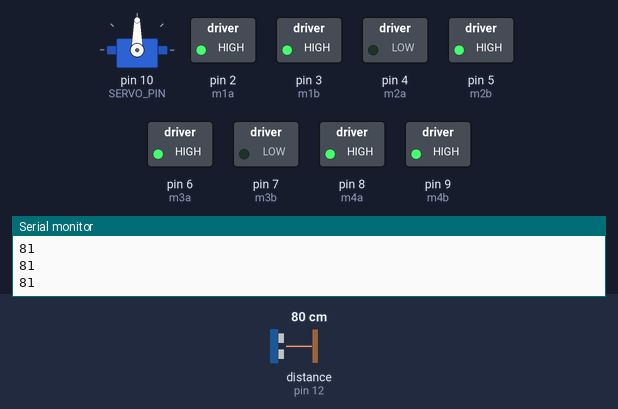
Bench run of a sketch on a simulated Arduino Uno, built with avr-gcc and run on an emulated ATmega328P. On the bench: servo, switched loads named in the sketch (green lamp = pin HIGH), the last lines printed to the serial monitor. The test bench sets the inputs (shaded band); at power-on: distance to the obstacle (sensor on pin 12) 80 cm. The echo pulse lasts 58.3 µs per cm.

Above: at 4.2 s.
4.3 s: distance to the obstacle (sensor on pin 12) set to 16 cm
5.8 s: distance to the obstacle (sensor on pin 12) set to 13 cm
At 8.1 s:
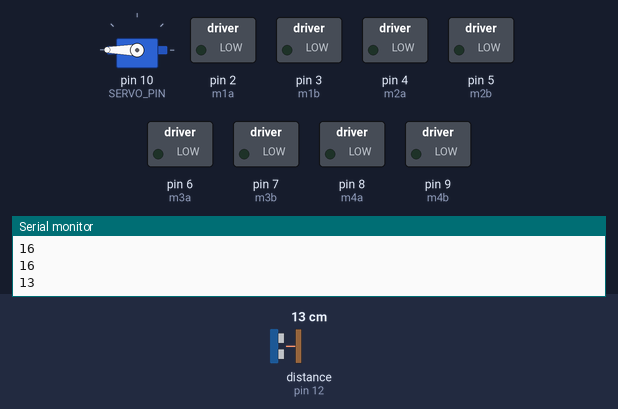
8.8 s: distance to the obstacle (sensor on pin 12) set to 18 cm
At 9.9 s:
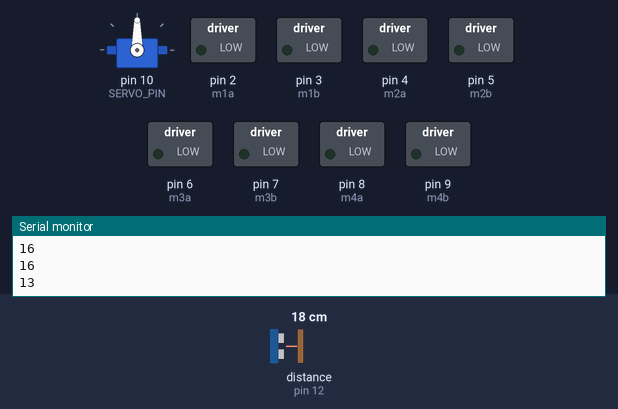
11.8 s: distance to the obstacle (sensor on pin 12) set to 2 cm
At 14.7 s:
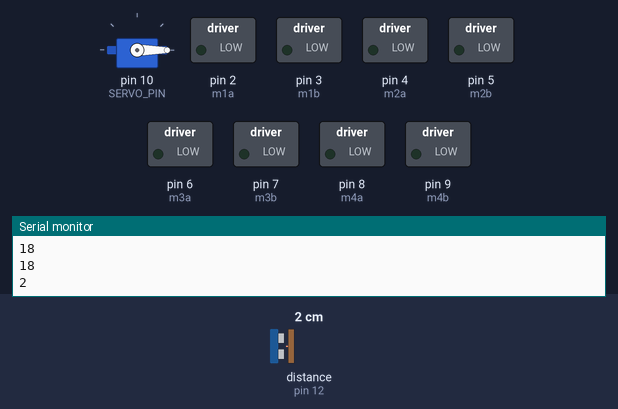
14.8 s: distance to the obstacle (sensor on pin 12) set to 4 cm
Timing chart, 0 to 28.8 s (numbered marks = the images above; inputs shaded):
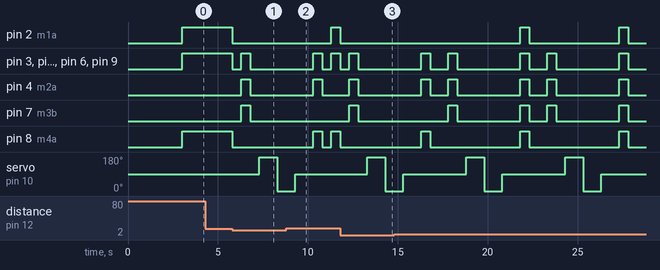

The sketch:

arduino_code.ino
```cpp
#include <Servo.h>
#include <NewPing.h>

#define SERVO_PIN 10
#define ULTRASONIC_SENSOR_TRIG 11
#define ULTRASONIC_SENSOR_ECHO 12
#define MAX_REGULAR_MOTOR_SPEED 75
#define MAX_MOTOR_ADJUST_SPEED 150
#define DISTANCE_TO_CHECK 15
#define m1a 2
#define m1b 3                  //left motor 2nd pin
#define m2a 4
#define m2b 5
#define m3a 6
#define m3b 7
#define m4a 8
#define m4b 9

NewPing mySensor(ULTRASONIC_SENSOR_TRIG, ULTRASONIC_SENSOR_ECHO, 400);
Servo myServo;
void setup()
{
  // put your setup code here, to run once:
  pinMode(m1a, OUTPUT);
  pinMode(m1b, OUTPUT);
  pinMode(m2a, OUTPUT);
  pinMode(m2b, OUTPUT);
  pinMode(m3a, OUTPUT);
  pinMode(m3b, OUTPUT);
  pinMode(m4a, OUTPUT);
  pinMode(m4b, OUTPUT);
  Serial.begin(9600);
  myServo.attach(SERVO_PIN);
  myServo.write(90);
digitalWrite(m1a, LOW);
    digitalWrite(m1b, LOW);
    digitalWrite(m2a, LOW);
    digitalWrite(m2b, LOW);
    digitalWrite(m3a, LOW);
    digitalWrite(m3b, LOW);
    digitalWrite(m4a, LOW);
    digitalWrite(m4b, LOW);
    delay(3000); }

void loop()
{

  int distance = mySensor.ping_cm();
Serial.println(distance);
  //If distance is within 30 cm then adjust motor direction as below
  if (distance > 0 && distance < DISTANCE_TO_CHECK)
  {
    //Stop motors
    digitalWrite(m1a, LOW);
    digitalWrite(m1b, LOW);
    digitalWrite(m2a, LOW);
    digitalWrite(m2b, LOW);
    digitalWrite(m3a, LOW);
    digitalWrite(m3b, LOW);
    digitalWrite(m4a, LOW);
    digitalWrite(m4b, LOW);
    delay(500);

    //Reverse motors
    digitalWrite(m1a, LOW);
    digitalWrite(m1b, HIGH);
    digitalWrite(m2a, HIGH);
    digitalWrite(m2b, HIGH);
    digitalWrite(m3a, HIGH);
    digitalWrite(m3b, HIGH);
    digitalWrite(m4a, LOW);
    digitalWrite(m4b, HIGH);
    delay(500);

    //Stop motors
    digitalWrite(m1a, LOW);
    digitalWrite(m1b, LOW);
    digitalWrite(m2a, LOW);
    digitalWrite(m2b, LOW);
    digitalWrite(m3a, LOW);
    digitalWrite(m3b, LOW);
    digitalWrite(m4a, LOW);
    digitalWrite(m4b, LOW);
    delay(500);

    //Rotate servo to left
    myServo.write(180);
    delay(1000);

    //Read left side distance using ultrasonic sensor
    int distanceLeft = mySensor.ping_cm();

    //Rotate servo to right
    myServo.write(0);
    delay(1000);

    //Read right side distance using ultrasonic sensor
    int distanceRight = mySensor.ping_cm();

    //Bring servo to center
    myServo.write(90);
    delay(1000);

    if (distanceLeft == 0 )
    {//right
      digitalWrite(m1a, LOW);
    digitalWrite(m1b, HIGH);
    digitalWrite(m2a, HIGH);
    digitalWrite(m2b, HIGH);
    digitalWrite(m3a, HIGH);
    digitalWrite(m3b, LOW);
    digitalWrite(m4a, HIGH);
    digitalWrite(m4b, HIGH);
      delay(500);
    }
    else if (distanceRight == 0 )
    {
     digitalWrite(m1a, HIGH);
    digitalWrite(m1b, HIGH);
    digitalWrite(m2a, HIGH);
    digitalWrite(m2b, HIGH);
    digitalWrite(m3a, HIGH);
    digitalWrite(m3b, HIGH);
    digitalWrite(m4a, HIGH);
    digitalWrite(m4b, HIGH);
      delay(500);
    }
    else if (distanceLeft >= distanceRight)
    {
       digitalWrite(m1a, HIGH);
    digitalWrite(m1b, HIGH);
    digitalWrite(m2a, HIGH);
    digitalWrite(m2b, HIGH);
    digitalWrite(m3a, HIGH);
    digitalWrite(m3b, HIGH);
    digitalWrite(m4a, HIGH);
    digitalWrite(m4b, HIGH);
      delay(500);
    }
    else
    {
     digitalWrite(m1a, LOW);
    digitalWrite(m1b, HIGH);
    digitalWrite(m2a, HIGH);
    digitalWrite(m2b, HIGH);
    digitalWrite(m3a, HIGH);
    digitalWrite(m3b, LOW);
    digitalWrite(m4a, HIGH);
    digitalWrite(m4b, HIGH);
      delay(500);
    }
    //Stop motors
    digitalWrite(m1a, LOW);
    digitalWrite(m1b, LOW);
    digitalWrite(m2a, LOW);
    digitalWrite(m2b, LOW);
    digitalWrite(m3a, LOW);
    digitalWrite(m3b, LOW);
    digitalWrite(m4a, LOW);
    digitalWrite(m4b, LOW);
    delay(500);
  }
  else
  {
    digitalWrite(m1a, HIGH);
    digitalWrite(m1b, HIGH);
    digitalWrite(m2a, LOW);
    digitalWrite(m2b, HIGH);
    digitalWrite(m3a, HIGH);
    digitalWrite(m3b, LOW);
    digitalWrite(m4a, HIGH);
    digitalWrite(m4b, HIGH);
  }
}


// void rotateMotor(int rightMotorSpeed, int leftMotorSpeed)
// {
//   if (rightMotorSpeed < 0)
//   {
//     digitalWrite(rightMotorPin1,LOW);
//     digitalWrite(rightMotorPin2,HIGH);
//   }
//   else if (rightMotorSpeed >= 0)
//   {
//     digitalWrite(rightMotorPin1,HIGH);
//     digitalWrite(rightMotorPin2,LOW);
//   }

//   if (leftMotorSpeed < 0)
//   {
//     digitalWrite(leftMotorPin1,LOW);
//     digitalWrite(leftMotorPin2,HIGH);
//   }
//   else if (leftMotorSpeed >= 0)
//   {
//     digitalWrite(leftMotorPin1,HIGH);
//     digitalWrite(leftMotorPin2,LOW);
//   }

//   analogWrite(enableRightMotor, abs(rightMotorSpeed));
//   analogWrite(enableLeftMotor, abs(leftMotorSpeed));
// }
```

Measured:
- the behaviour switches between 15 and 14 cm on distance to the obstacle (sensor on pin 12) (found by bisection; images 0 and 1)
- after the input at 5.8 s, pin 2 (m1a), pin 8 (m4a): HIGH → LOW at once; pin 3 (m1b), pin 5 (m2b), pin 6 (m3a), pin 9 (m4b): HIGH → LOW at once, → HIGH 0.50 s later, → LOW 0.50 s later; pin 4 (m2a), pin 7 (m3b): LOW → HIGH after 0.51 s, → LOW 0.50 s later; servo on pin 10 (SERVO_PIN): 90° → 180° after 1.5 s, → 0° 1.0 s later
- after the input at 8.8 s, pin 7 (m3b): stays LOW (without the input it goes to HIGH after 1.5 s)
- after the input at 11.8 s, pin 2 (m1a), pin 8 (m4a): HIGH → LOW at once; pin 3 (m1b), pin 5 (m2b), pin 6 (m3a), pin 9 (m4b): HIGH → LOW at once, → HIGH 0.50 s later, → LOW 0.50 s later; pin 4 (m2a), pin 7 (m3b): LOW → HIGH after 0.50 s, → LOW 0.50 s later; servo on pin 10 (SERVO_PIN): 90° → 180° after 1.5 s, → 0° 1.0 s later
